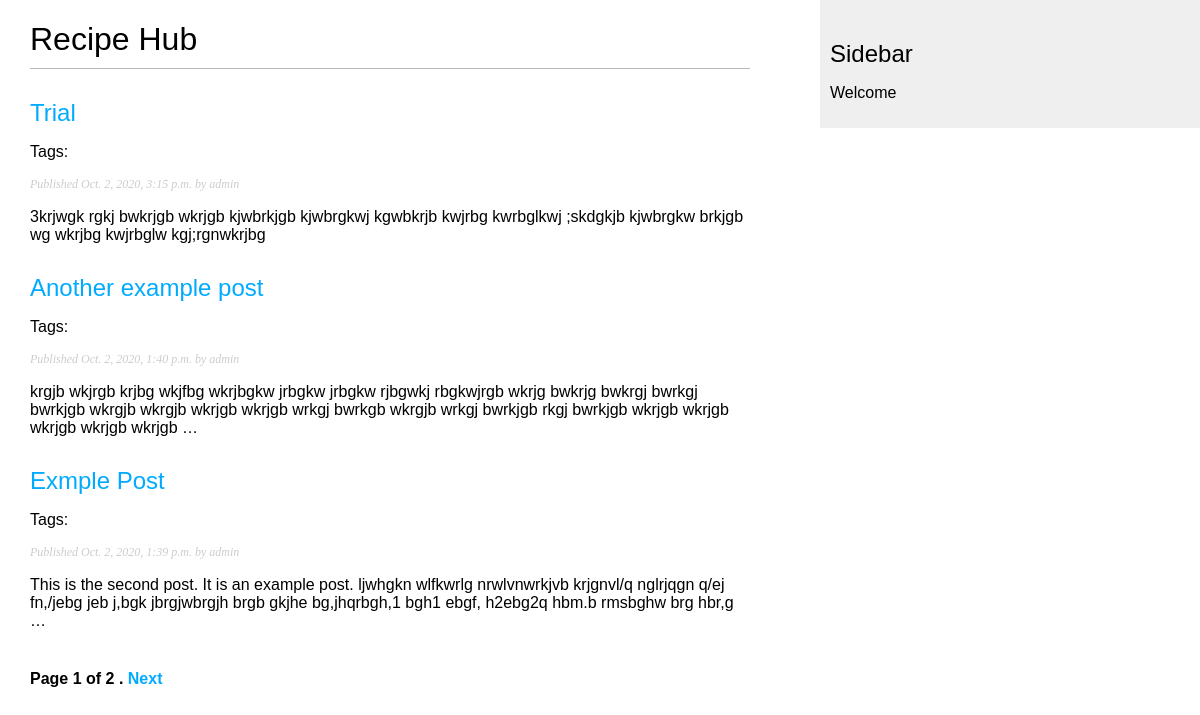
Screenshot of /blog/ with the database file from the repository.
### blog/models.py (models this page shows, shortened)
class Post(models.Model):
	STATUS_CHOICES = (
		('draft', 'Draft'),
		('published', 'Published')
	)
	title = models.CharField(max_length=250)
	slug = models.SlugField(max_length=250, unique_for_date='publish')
	author = models.ForeignKey(User, on_delete=models.CASCADE, related_name='blog_posts')
	body= models.TextField()
	publish = models.DateTimeField(default=timezone.now)
	created = models.DateTimeField(auto_now_add=True)
	updated = models.DateTimeField(auto_now=True)
	status = models.CharField(max_length=10, choices=STATUS_CHOICES, default='draft')
	class Meta:
		ordering = ('-publish',)
	objects = models.Manager()
	published = PublishedManager()
	def get_absolute_url(self):
		return reverse('blog:post_detail',
			args=[self.publish.year, self.publish.month, self.publish.day, self.slug])
	tags = TaggableManager()

### blog/views.py (the view)
# urls.py: path('', views.post_list, name='post_list'),
def post_list(request, tag_slug=None):
	object_list = Post.published.all()
	tag = None
	if tag_slug:
		tag = get_object_or_404(Tag, slug=tag_slug)
		object_list = object_list.filter(tags__in=[tag])
	paginator = Paginator(object_list, 3)
	page = request.GET.get('page')
	try:
		posts = paginator.page(page)
	except PageNotAnInteger:
		posts = paginator.page(1)
	except EmptyPage:
		posts = paginator.page(paginator.num_pages)
	return render(request, 'blog/post/list.html', {'page': page, 'posts': posts, 'tag': tag})

### blog/models.py (called while the page is built)
	def get_queryset(self):
		return super(PublishedManager, self).get_queryset().filter(status='published')

### blog/templates/blog/post/list.html (shortened to what this page needs)
{% extends "blog/base.html" %}
{% block content %}
	<h1>Recipe Hub</h1>
	{% for post in posts %}
		<h2>
			<a href="{{ post.get_absolute_url }}">
				{{ post.title }}
			</a>
		</h2>
		<p class="tags">
			Tags:
		</p>
		<p class="date">
			Published {{ post.publish }} by {{ post.author }}
		</p>
		{{ post.body|truncatewords:30|linebreaks }}
	{% endfor %}
	{% include "pagination.html" with page=posts %}
{% endblock %}

### blog/templates/blog/base.html (shortened to what this page needs)
{% load static %}
<!DOCTYPE html>
<html>
<head>
  <link href="{% static 'css/blog.css' %}" rel="stylesheet">
</head>
<body>
  <div id="content">
    {% block content %}
    {% endblock %}
  </div>
  <div id = "sidebar">
    <h2>Sidebar</h2>
    <p>Welcome</p>
  </div>
</body>
</html>

### blog/templates/pagination.html (shortened to what this page needs)
<div class="pagination">
	<span class="step-links">
		<span class="current">
			Page {{ page.number }} of {{ page.paginator.num_pages }} .
		</span>
		{% if page.has_next %}
			<a href = "?page={{ page.next_page_number }}">Next</a>
		{% endif %}
	</span>
</div>

### blog/static/css/blog.css (style rules this page uses)
body { margin:0; padding:0; font-family:helvetica, sans-serif; }
a { color:#00abff; text-decoration:none; }
h1 { font-weight:normal; border-bottom:1px solid #bbb; padding:0 0 10px 0; }
h2 { font-weight:normal; margin:30px 0 0; }
#content { float:left; width:60%; padding:0 0 0 30px; }
#sidebar { float:right; width:30%; padding:10px; background:#efefef; height:100%; }
p.date { color:#ccc; font-family: georgia, serif; font-size: 12px; font-style: italic; }
.pagination { margin:40px 0; font-weight:bold; }

### rows the page displays
Post: title "Trial", publish "Oct. 2, 2020, 3:15 p.m.", author "admin", body "3krjwgk rgkj bwkrjgb wkrjgb kjwbrkjgb kjwbrgkwj kgwbkrjb kwjrbg kwrbglkwj ;skdgkjb kjwbrgkw brkjgb wg wkrjbg kwjrbglw kgj;rgnwkrjbg"
Post: title "Another example post", publish "Oct. 2, 2020, 1:40 p.m.", author "admin", body "krgjb wkjrgb krjbg wkjfbg wkrjbgkw jrbgkw jrbgkw rjbgwkj rbgkwjrgb wkrjg bwkrjg bwkrgj bwrkgj bwrkjgb wkrgjb wkrgjb wkrjgb wkrjgb wrkgj bwrkgb wkrgjb wrkgj bwrkjgb rkgj bwrkjgb wkrjgb wkrjgb wkrjgb wkrjgb wkrjgb …"
Post: title "Exmple Post", publish "Oct. 2, 2020, 1:39 p.m.", author "admin", body "This is the second post. It is an example post. ljwhgkn wlfkwrlg nrwlvnwrkjvb krjgnvl/q nglrjqgn q/ej fn,/jebg jeb j,bgk jbrgjwbrgjh brgb gkjhe bg,jhqrbgh,1 bgh1 ebgf, h2ebg2q hbm.b rmsbghw brg hbr,g …"

### other values shown
{{ page.number }} "1"
{{ page.paginator.num_pages }} "2"
